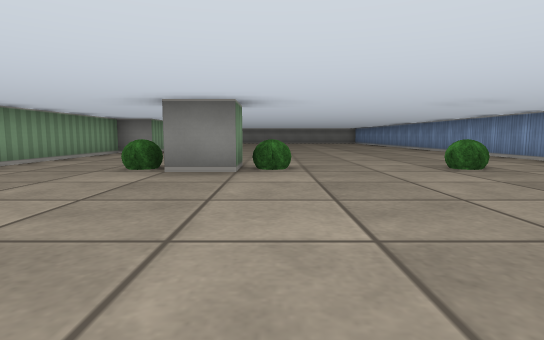
View 1 (above)

12 first-person views from a walk through a cub3D level. The camera is about half as high as the walls, tilts 6° down and sees 80° across. The floor is counted in squares. Each view is taken from the middle of a square. On the plan, view 1 faces up. The plan holds only what a view shows up to about 9 squares ahead; the rest is blank. The place goes on beyond the plan.

View 2
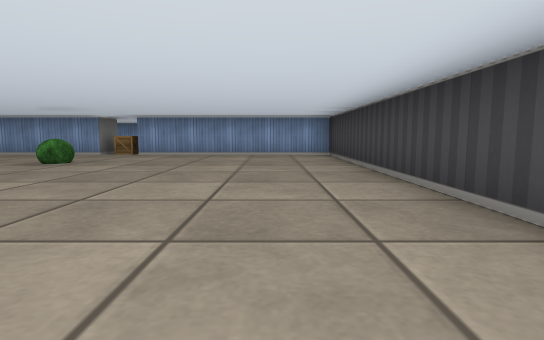

View 3
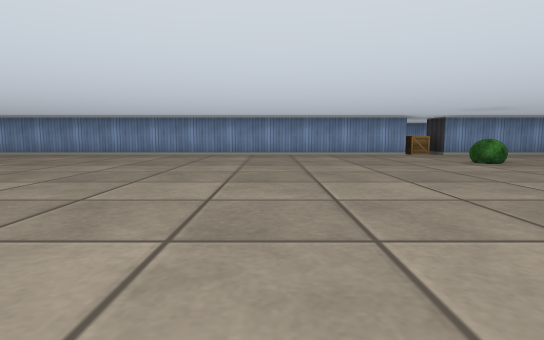

View 4
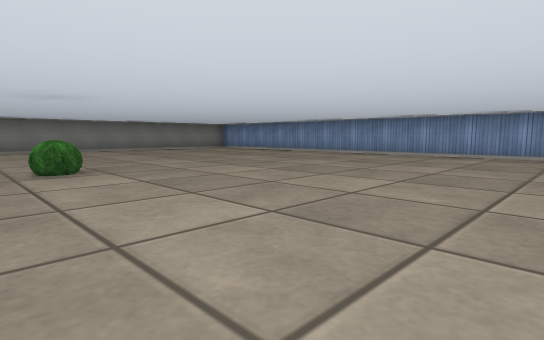

View 5
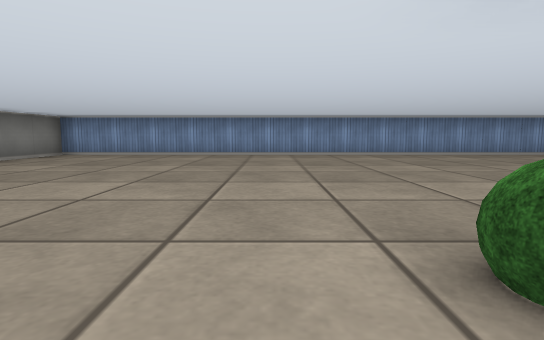

View 6
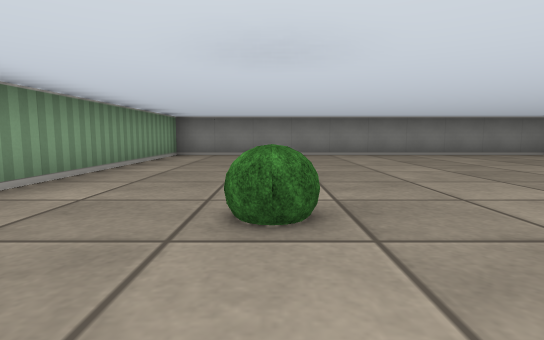

View 7
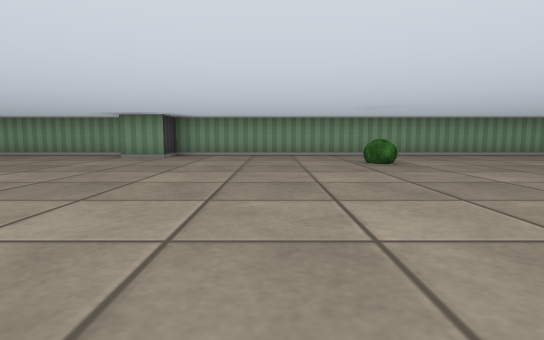

View 8
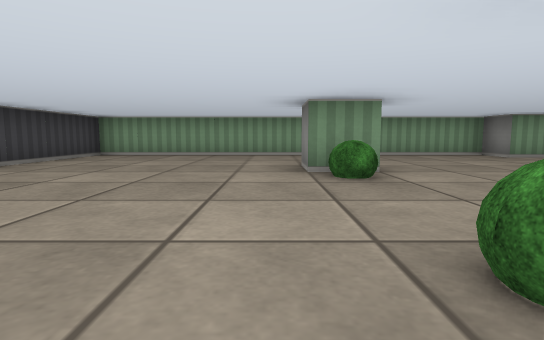

View 9
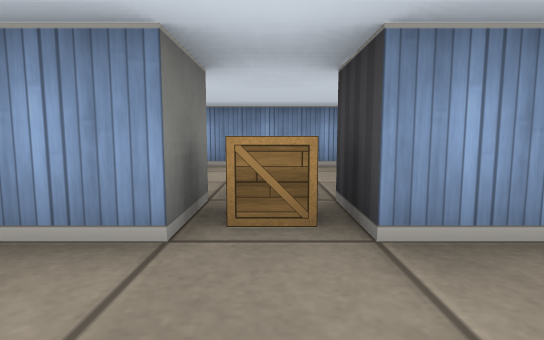

View 10
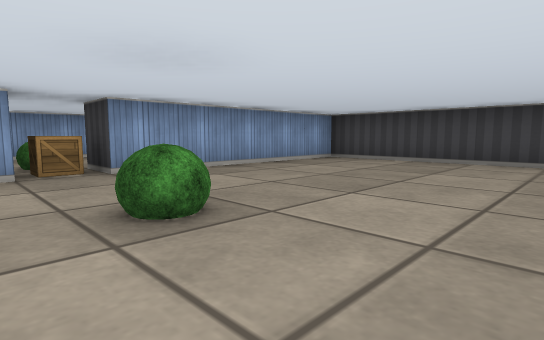

View 11
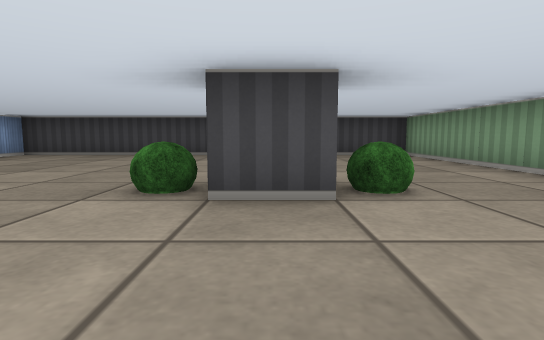

View 12
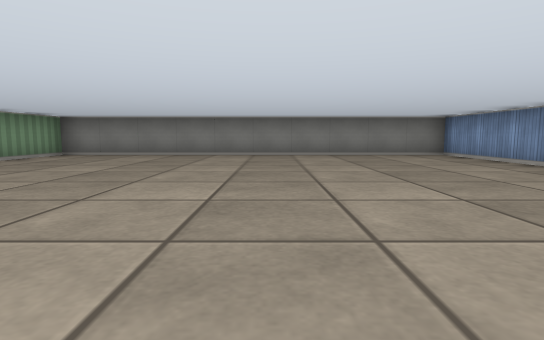

### Floor plan
Points are (right, up) in squares from view 1. A wall is a line through its corners. A room is listed if a view was taken in it or the views show most of it. See-through windows are left out.
Room 1 (views 1, 2, 3, 4, 5, 6, 7, 8, 9, 10, 11, 12)
walls: (-1.5, 5.5) (-0.5, 5.5) (-0.5, 4.5) (-1.5, 4.5); (5.5, 5.5) (5.5, 21.5) (-4.5, 21.5) (-4.5, 10.5) (-3.5, 10.5) (-3.5, 9.5) (-4.5, 9.5) (-4.5, -0.5) (5.5, -0.5) (5.5, 4.5)
objects: bush (-2, 5); bush (-2, 15); bush (0, 5); bush (3, 5)

Positions as (right, up) in squares from view 1, and headings:
1: (0, 0), facing up
2: (-3, 1), facing right
3: (-3, 9), facing right
4: (-3, 10), facing up-right
5: (-3, 16), facing right
6: (-2, 13), facing up
7: (4, 13), facing left
8: (4, 4), facing left
9: (4, 5), facing right
10: (1, 6), facing down-right
11: (-1, 8), facing down
12: (1, 13), facing up
